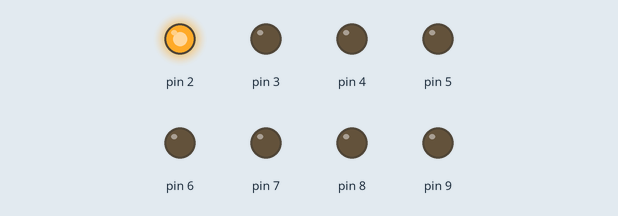
The sketch below on a simulated Arduino Uno, built with avr-gcc and run on an emulated ATmega328P. Parts: output pins drawn as LEDs (lit = HIGH).

Above: at 0.05 s.
At 0.65 s:
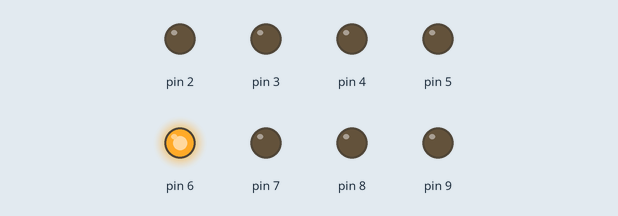
At 1.25 s:
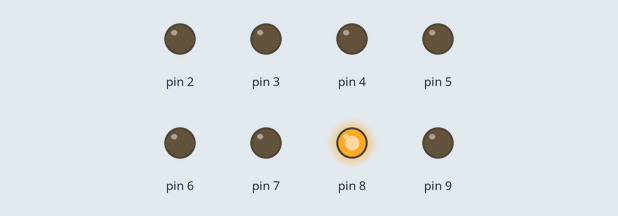
At 2.4 s:
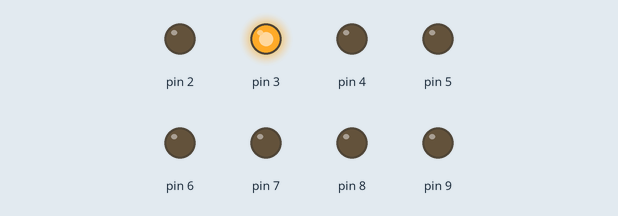
At 3.6 s:
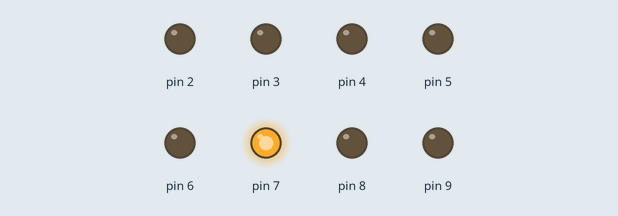
At 4.9 s:
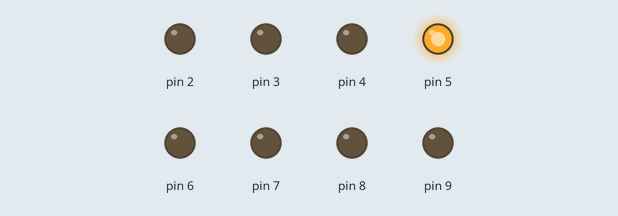
Timing chart, 0 to 5.2 s (numbered marks = the images above):
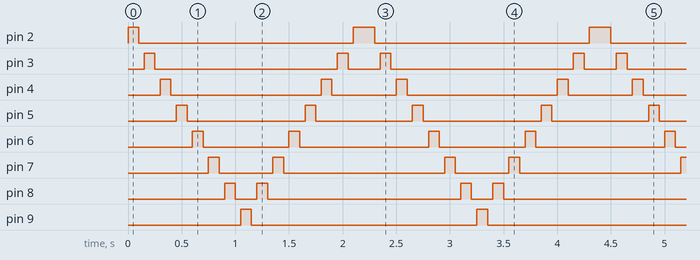

Measured:
- by itself, pin 2: repeats every 2.2 s: LOW 2.0 s, HIGH 0.20 s
- by itself, pin 3: repeats every 2.2 s: LOW 1.7 s, HIGH 0.10 s, LOW 0.30 s, HIGH 0.10 s
- by itself, pin 4: repeats every 2.2 s: LOW 1.4 s, HIGH 0.10 s, LOW 0.60 s, HIGH 0.10 s
- by itself, pin 5: repeats every 2.2 s: LOW 1.1 s, HIGH 0.10 s, LOW 0.90 s, HIGH 0.10 s
- by itself, pin 6: repeats every 2.2 s: LOW 0.80 s, HIGH 0.10 s, LOW 1.2 s, HIGH 0.10 s
- by itself, pin 7: repeats every 2.2 s: LOW 0.50 s, HIGH 0.10 s, LOW 1.5 s, HIGH 0.10 s
- by itself, pin 8: repeats every 2.2 s: LOW 0.20 s, HIGH 0.10 s, LOW 1.8 s, HIGH 0.10 s
- by itself, pin 9: alternates HIGH for 0.10 s and LOW for 2.1 s

The sketch:

xuan.ino
```cpp
int x=100;
int y=50;
void setup() {
  // put your setup code here, to run once:
  pinMode(2,OUTPUT);
  pinMode(3,OUTPUT);
  pinMode(4,OUTPUT);
  pinMode(5,OUTPUT);
  pinMode(6,OUTPUT);
  pinMode(7,OUTPUT);
  pinMode(8,OUTPUT);
  pinMode(9,OUTPUT);

}

void loop() {
  // put your main code here, to run repeatedly:
  digitalWrite(2,HIGH);
 delay(x);
 digitalWrite(2,LOW);
  delay(y);
 digitalWrite(3,HIGH);
   delay(x);
   digitalWrite(3,LOW);
    delay(y);
  digitalWrite(4,HIGH);
   delay(x);
   digitalWrite(4,LOW);
    delay(y);
  digitalWrite(5,HIGH);
   delay(x);
   digitalWrite(5,LOW);
    delay(y);
  digitalWrite(6,HIGH);
   delay(x);
   digitalWrite(6,LOW);
    delay(y);
  digitalWrite(7,HIGH);
   delay(x);
   digitalWrite(7,LOW);
    delay(y);
  digitalWrite(8,HIGH);
   delay(x);
   digitalWrite(8,LOW);
    delay(y);
  digitalWrite(9,HIGH);
   delay(x);
   digitalWrite(9,LOW);
   delay(y);
   digitalWrite(8,HIGH);
   delay(x);
   digitalWrite(8,LOW);
    delay(y);
    digitalWrite(7,HIGH);
   delay(x);
   digitalWrite(7,LOW);
    delay(y);
    digitalWrite(6,HIGH);
   delay(x);
   digitalWrite(6,LOW);
    delay(y);
    digitalWrite(5,HIGH);
   delay(x);
   digitalWrite(5,LOW);
    delay(y);
    digitalWrite(4,HIGH);
   delay(x);
   digitalWrite(4,LOW);
    delay(y);
    digitalWrite(3,HIGH);
   delay(x);
   digitalWrite(3,LOW);
    delay(y);
     digitalWrite(2,HIGH);
      delay(x);
 digitalWrite(2,LOW);


}
```
